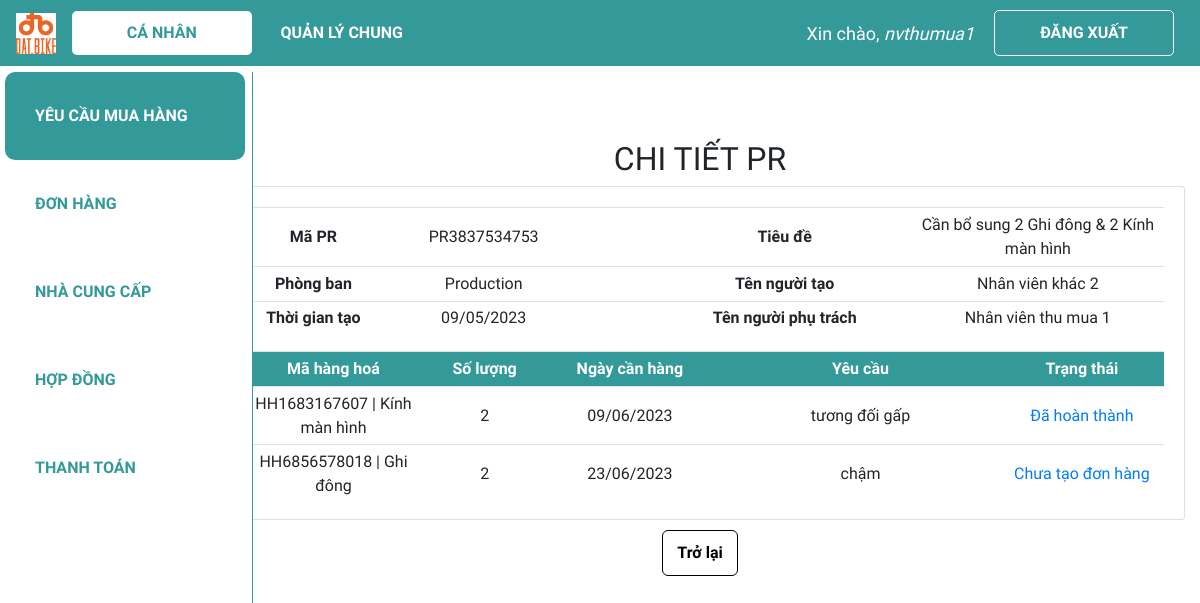
Page /ca_nhan/xem_pr/PR3837534753 (signed in) on the committed database.
### web_core/models.py (models this page shows, shortened)
class PR(models.Model):
    danh_muc_trang_thai = (
        ('Chờ phân công', 'Chờ phân công'),
        ('Đang thực hiện', 'Đang thực hiện'),
        ('Đã hoàn thành', 'Đã hoàn thành'),
    )
    ma_PR = ShortUUIDField(
        verbose_name='Mã PR',
        length=10,
        max_length=12,
        prefix="PR",
        alphabet="0123456789",
        primary_key=True
    )
    ma_nhan_vien_tao = models.ForeignKey(NHANVIEN, on_delete = models.CASCADE, verbose_name = 'Mã nhân viên tạo', related_name = 'nv_tao_PR', blank=True, null=True)
    ma_nhan_vien_phu_trach = models.ForeignKey(NHANVIEN, on_delete = models.SET_NULL, verbose_name = 'Mã nhân viên phụ trách',  related_name = 'nv_phutrach_PR', blank=True, null=True)
    ngay_tao = models.DateTimeField('Ngày tạo', default = datetime.now)
    ngay_cap_nhat = models.DateField('Ngày cập nhật', default = datetime.now)
    ten_PR = models.CharField('Tên PR', max_length = 300)
    trang_thai = models.CharField('Trạng thái PR', max_length = 100, choices=danh_muc_trang_thai, default='Chờ phân công',blank=True, null=True)

class NHANVIEN(models.Model):
    danh_muc_phong_ban = (
        ('Thu mua', 'Thu mua'),
        ('Kho', 'Kho'),
        ('Kế toán', 'Kế toán'),
        ('R&D', 'R&D'),
        ('Production', 'Production'),
        ('Khác', 'Khác')
    )
    danh_muc_chuc_vu = (
        ('Quản lí', 'Quản lí'),
        ('Nhân viên', 'Nhân viên'),
    )
    user = models.OneToOneField(User, null=True, blank=True, on_delete=models.CASCADE)
    ma_NV = ShortUUIDField(
        verbose_name='Mã nhân viên',
        length=10,
        max_length=12,
        prefix="NV",
        alphabet="0123456789",
        primary_key=True
    )
    ho_ten = models.CharField('Họ tên', max_length = 100,blank=True, null=True)
    phong_ban = models.CharField('Phòng ban', max_length = 50, choices=danh_muc_phong_ban,blank=True, null=True)
    chuc_vu = models.CharField('Chức vụ', max_length = 50, choices=danh_muc_chuc_vu,blank=True, null=True)

class PR_HH(models.Model):
    danh_muc_trang_thai = (
        ('Chờ phân công', 'Chờ phân công'),
        ('Đang thực hiện', 'Đang thực hiện'),
        ('Đã hoàn thành', 'Đã hoàn thành'),
    )
    ma_PR = models.ForeignKey(PR, on_delete = models.CASCADE, verbose_name = 'Mã PR', blank=True, null=True)
    ma_hang_hoa = models.ForeignKey(HANGHOA, on_delete=models.SET_NULL, verbose_name = 'Mã hàng hoá',blank=True, null=True)
    so_luong = models.IntegerField('Số lượng', validators = [MinValueValidator(0)], default = 0)
    ngay_can_hang = models.DateField('Ngày cần hàng', editable = True, blank=True, null=True)
    ngay_cap_nhat = models.DateField('Ngày cập nhật', default = datetime.now)
    yeu_cau = models.CharField('Yêu cầu', max_length = 300, blank=True, null=True)
    trang_thai = models.CharField('Trạng thái PR', max_length = 100, choices=danh_muc_trang_thai, default='Chờ phân công',blank=True, null=True)

class HANGHOA(models.Model):
    ma_HH = ShortUUIDField(
        verbose_name='Mã hàng hoá',
        length=10,
        max_length=12,
        prefix="HH",
        alphabet="0123456789",
        primary_key=True
    )
    ten_hang_hoa = models.CharField('Tên hàng hoá', max_length = 100,blank=True, null=True)
    so_luong_ton = models.IntegerField('Số lượng tồn', validators = [MinValueValidator(0)], default = 0)
    def __str__(self):
        line = str(self.ma_HH) + ' | ' + self.ten_hang_hoa
        return line

### web_core/decorators.py (the view)
    def wrapper_function(request, *args, **kwargs):
        group = None
        if request.user.groups.exists():
            group = request.user.groups.all()[0].name
        if group == 'quanly':
            return redirect('quanli_dspr')
        else:
            print(group)
            return view_func(request, *args, **kwargs)

### web_core/templatetags/index.py (called while the page is built)
@register.filter
def first_group_name(user):
    groups = user.groups.all()
    if groups:
        return groups[0].name
    return ''

### web_core/views.py (called while the page is built)
@non_admin_only
@login_required(login_url='login')
def view_pr_canhan(request, ma_PR):
    if ma_PR is None:
        return redirect('/dspr_canhan')
    pr = PR.objects.get(ma_PR=ma_PR)
    pr_hhs = PR_HH.objects.filter(ma_PR = ma_PR)
    po = []
    for pr_hh in pr_hhs:
        ma_PO = PO.objects.filter(ma_PR = ma_PR, ma_hang_hoa = pr_hh.ma_hang_hoa).values('ma_PO')
        if not ma_PO:
            po.append(None)
        else:
            po.append(ma_PO[0]['ma_PO'])
    pr_hh_po = zip(pr_hhs, po)
    context = {'pr':pr, 'pr_hh_po':pr_hh_po}
    return render(request,'web_core/view_pr_canhan.html', context)

### web_core/templates/web_core/view_pr_canhan.html (shortened to what this page needs)
{% extends 'web_core/main.html' %}
{% block content %}
<h2 class="table-title" style>CHI TIẾT PR</h2>
<div class="card card-body">
    <table class="table table-sm pr-canhan">
        <tr>
            <th class="mid-content">Mã PR</th>
            <td class="mid-content">{{pr.ma_PR}}</td>
            <th class="small-content"></th>
            <th class="large-content">Tiêu đề</th>
            <td class="large-content">{{pr.ten_PR}}</td>
        </tr>
        <tr>
            <th class="mid-content">Phòng ban</th>
            <td class="mid-content">{{pr.ma_nhan_vien_tao.phong_ban}}</td>
            <th class="small-content"></th>
            <th class="mid-content">Tên người tạo</th>
            <td class="mid-content">{{pr.ma_nhan_vien_tao.ho_ten}}</td>
        </tr>
        <tr>
            <th class="mid-content">Thời gian tạo</th>
            <td class="mid-content">{{pr.ngay_tao|date:"d/m/Y"}}</td>
            <th class="small-content"></th>
            <th class="mid-content">Tên người phụ trách</th>
            <td class="mid-content">{{pr.ma_nhan_vien_phu_trach.ho_ten}}</td>
        </tr>
    </table>
    <table class="table table-sm pr_hh">
        <tr class="table-head">
            <th class="mid-content">Mã hàng hoá</th>
            <th class="small-content">Số lượng</th>
            <th class="mid-content">Ngày cần hàng</th>
            <th class="large-content">Yêu cầu</th>
            <th class="mid-content">Trạng thái</th>
        </tr>
        {% for line, ma_PO in pr_hh_po %}
        <tr>
            <td class="mid-content">{{line.ma_hang_hoa}}</td>
            <td class="small-content">{{line.so_luong}}</td>
            <td class="mid-content">{{line.ngay_can_hang|date:"d/m/Y"}}</td>
            <td class="large-content">{{line.yeu_cau}}</td>
            {% load index %}
            {% if request.user|first_group_name != 'thumua' %}
            <td class="mid-content">
                {% if line.trang_thai == 'Chờ phân công' %}
                <a  href="{% url 'canhan_sua_pr' pr.ma_PR line.ma_hang_hoa.ma_HH %}">
                    {{line.trang_thai}}
                </a>
                {% elif ma_PO %}
                <a  href="{% url 'canhan_xem_po' ma_PO %}">
                    {{line.trang_thai}}
                </a>
                {% else %}
                {{line.trang_thai}}
                {% endif %}
            </td>
            {% else %}
            <td class="mid-content">
                {% if not ma_PO %}
                <a  href="{% url 'canhan_them_po' pr.ma_PR line.ma_hang_hoa.ma_HH %}">
                    Chưa tạo đơn hàng
                </a>
                {% else %}
                <a  href="{% url 'canhan_xem_po' ma_PO %}">
                    {{line.trang_thai}}
                </a>
                {% endif %}
            </td>
            {% endif %}
        </tr>
        {% endfor %}
    </table>
</div>
<div class="form-btn">
    <a class='btn back-btn' href="{% url 'canhan_dspr' %}">Trở lại</a>
</div>
{% endblock %}

### web_core/templates/web_core/navbar.html (shortened to what this page needs)
{% load static %}
<nav class="navbar navbar-expand-lg my-navbar fixed-top">
    <a href="{% url 'home' %}">
        <img class="navbar-brand" alt="logo-brand" src="{% static 'images/logo.png' %}" height="50"
            style="padding-bottom: 4px" />
    </a>
    <div class="collapse navbar-collapse" id="navbarNav">
        {% with request.resolver_match.url_name as url_name %}
        <div class="navbar-nav">
            {% load index %}
            {% if request.user|first_group_name != 'quanly' and request.user|first_group_name != 'ketoan' %}
                <a class="nav-item nav-link my-nav-item {% if 'canhan' in url_name %}my-nav-active{% endif %} nav-canhan"
                href="{% url 'canhan_dspr' %}">Cá nhân</a>
            {% endif %}
            <a class="nav-item nav-link my-nav-item {% if 'quanli' in url_name %}my-nav-active{% endif %} nav-quanly"
                href="{% url 'quanli_dspr' %}">Quản lý chung</a>
        </div>
        {% endwith %}
    </div>
    {% with request.resolver_match.url_name as url_name %}
    {% if request.user.is_authenticated %}
    <span class="hello-msg">Xin chào, <span> {{request.user}} </span></span>
    <a class="nav-item nav-link my-nav-item my-btn" href="{% url 'logout' %}">Đăng xuất</a>
    {% else %}
    <a class="nav-item nav-link my-nav-item my-btn {% if url_name == 'login' %}my-nav-active{% endif %}"
        href="{% url 'login' %}">Đăng nhập</a>
    {% endif %}
    {% endwith %}
</nav>

### web_core/static/css/main.css (style rules this page uses)
* { font-family: 'Baloo 2', cursive; }
html, body { margin: 0; padding: 0; height: 100%; overflow-x: hidden; }

### web_core/templates/web_core/navbar.html (style rules this page uses)
.my-navbar.fixed-top { position: fixed; color: #fff; background-color: #399; z-index: 10; }
.my-nav-item { color: #fff; font-weight: bold; padding: 9.6px 16px !important; text-transform: uppercase; border-radius: 5px; width: 180px; text-align: center; }
.my-nav-active, .my-nav-active:hover { color: #399; background-color: #fff; }
.my-btn { border: 1px solid #fff; margin-right: 10px; }
.hello-msg { font-size: 18px; color: #fff; margin-right: 20px; }
.hello-msg>span { font-style: italic; }

### web_core/templates/web_core/view_pr_canhan.html (style rules this page uses)
.card-body { padding-bottom: 0px; }
.table-title { text-align: center; }
.table th, .table td { vertical-align: middle; text-align: center; }
.small-content { width: 150px; }
.mid-content { width: 250px; }
.large-content { width: 450px; }
.table-head { color: #ffff; background-color: #399; }
.btn.back-btn { font-weight: bold; background-color: white; border-color: black; border-radius: 6px; border-width: 1px; color: black; padding: 10px 14px; margin: auto; right: 0; }
.form-btn { padding-top: 1%; display: flex; justify-content: center; }

### rows in the picture
PR: ma_PR "PR3837534753", ten_PR "Cần bổ sung 2 Ghi đông & 2 Kính màn hình", ma_nhan_vien_tao.phong_ban "Production", ma_nhan_vien_tao.ho_ten "Nhân viên khác 2", ngay_tao "09/05/2023", ma_nhan_vien_phu_trach.ho_ten "Nhân viên thu mua 1"
PR_HH: ma_hang_hoa "HH1683167607 | Kính màn hình", so_luong "2", ngay_can_hang "09/06/2023", yeu_cau "tương đối gấp", trang_thai "Đã hoàn thành"
PR_HH: ma_hang_hoa "HH6856578018 | Ghi đông", so_luong "2", ngay_can_hang "23/06/2023", yeu_cau "chậm", shows "Chưa tạo đơn hàng"

### other values in the picture
{{ request.user }} "nvthumua1"
